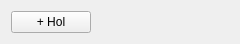
<?xml version="1.0" encoding="UTF-8"?>
<ui version="4.0">
 <class>Wgt_Activity_Bar</class>
 <widget class="QWidget" name="Wgt_Activity_Bar">
  <property name="geometry">
   <rect>
    <x>0</x>
    <y>0</y>
    <width>240</width>
    <height>43</height>
   </rect>
  </property>
  <property name="windowTitle">
   <string>Form</string>
  </property>
  <layout class="QHBoxLayout" name="horizontalLayout">
   <item>
    <widget class="QPushButton" name="btn_add_haul">
     <property name="text">
      <string>+ Hol</string>
     </property>
    </widget>
   </item>
   <item>
    <spacer name="horizontalSpacer">
     <property name="orientation">
      <enum>Qt::Horizontal</enum>
     </property>
     <property name="sizeHint" stdset="0">
      <size>
       <width>40</width>
       <height>20</height>
      </size>
     </property>
    </spacer>
   </item>
  </layout>
 </widget>
 <resources/>
 <connections/>
</ui>
